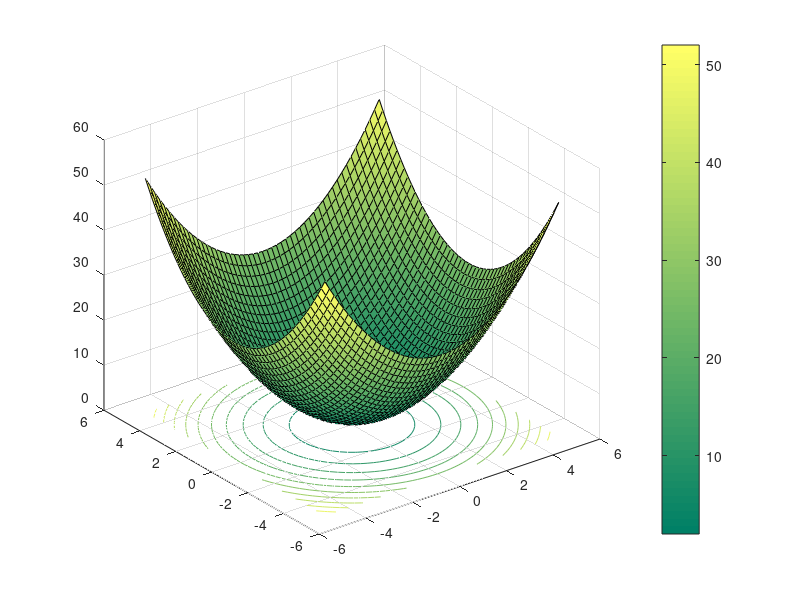

Source code (MATLAB): (Note: this script raises an error after producing the figure.)
clear;
close all;

%% VARIABLES
n = 100;
visual = true;

%% SPHERE

disp('SPHERE');

% optimal values
sphere_x_opt = 2+ones(n,1);
sphere_v_opt = 0;

% 2dim plot
if (visual)
    figure('Name','Sphere');
    [x,y] = meshgrid(-5:0.2:5);
    sphere2d=2+x.^2+y.^2;
    surfc(x,y,sphere2d);
    colormap summer;
    colorbar;
end

% optimization

dim = 50;
sphere_parameters_fmincon = runMultiStarts(@TestFunctions.sphere, 1, n, 'fmincon', dim, -5*ones(dim,1), 5*ones(dim,1));   
printResultParameters(sphere_parameters_fmincon);
% sphere_parameters_pswarm = runMultiStarts(@TestFunctions.sphere, 1, n, 'pswarm', dim, -5*ones(dim,1), 5*ones(dim,1));   
% printResultParameters(sphere_parameters_pswarm);
sphere_parameters_cs = runMultiStarts(@TestFunctions.sphere, 1, n, 'cs', dim, -5*ones(dim,1), 5*ones(dim,1));   
printResultParameters(sphere_parameters_cs);
sphere_parameters_dhc = runMultiStarts(@TestFunctions.sphere, 1, n, 'dhc', dim, -5*ones(dim,1), 5*ones(dim,1));   
printResultParameters(sphere_parameters_dhc);

%% ROSENBROCK SADDLE / BANANA

disp('ROSENBROCK');

% plot
if (visual)
    figure('Name','Rosenbrock');
    [x,y] = meshgrid(-2:0.2:2,-1:0.2:3);
    rosenbrock = (1-x).^2+100*(y-x.^2).^2;
    surfc(x,y,rosenbrock);
    view(12,55);
    hsv2 = hsv;
      hsv3 = [hsv2(11:64,:);hsv2(1:10,:)];
    colormap(hsv3);
    colorbar;
end

rosenbrock_parameters_fmincon = runMultiStarts(@TestFunctions.rosenbrock, 1, n, 'fmincon', 2, [-2;-1], [2;3]);
printResultParameters(rosenbrock_parameters_fmincon);
rosenbrock_parameters_hctt = runMultiStarts(@TestFunctions.rosenbrock, 1, n, 'hctt', 2, [-2;-1], [2;3]);
printResultParameters(rosenbrock_parameters_hctt);
rosenbrock_parameters_dhc = runMultiStarts(@TestFunctions.rosenbrock, 1, n, 'dhc', 2, [-2;-1], [2;3]);
printResultParameters(rosenbrock_parameters_dhc);

% %% GRIEWANK
% 
% disp('GRIEWANK');
% 
% griewank_x_opt = zeros(n,1);
% griewank_v_opt = 0;
% 
% % 2dim plot
% if (visual)
%     figure('Name','Griewank');
%     [x,y] = meshgrid(-10:0.2:10);
%     griewank = 1 + (x.^2+y.^2)/4000 - cos(x).*cos(y/sqrt(2));
%     surfc(x,y,griewank);
%     colorbar;
% end
% 
% griewank_parameters_fmincon = runMultiStarts(@TestFunctions.griewank, 1, n, 'fmincon', 2, [-10;-10], [10;10]);
% printResultParameters(griewank_parameters_fmincon); 
% griewank_parameters_dhc = runMultiStarts(@TestFunctions.griewank, 1, n, 'dhc', 2, [-10;-10], [10;10]);
% printResultParameters(griewank_parameters_dhc); 
% 
%% FUNCTIONS

function parameters = runMultiStarts(objectiveFunction, objOutNumber, nStarts, localOptimizer, nPar, parMin, parMax)
    clearPersistentVariables();
    
    options = PestoOptions();
    options.obj_type = 'negative log-posterior';
    options.comp_type = 'sequential';
    options.n_starts = nStarts;
    options.objOutNumber = objOutNumber;
    options.mode = 'visual';
    options.localOptimizer = localOptimizer;
    options.localOptimizerOptions.TolX          = 1e-8;
    options.localOptimizerOptions.TolFun        = 1e-8;
    options.localOptimizerOptions.MaxFunEvals   = 2500;
    options.localOptimizerOptions.MaxIter       = 2500;
    
    parameters.number = nPar;
    parameters.min = parMin;
    parameters.max = parMax;
    
    parameters = getMultiStarts(parameters, objectiveFunction, options);
    
end